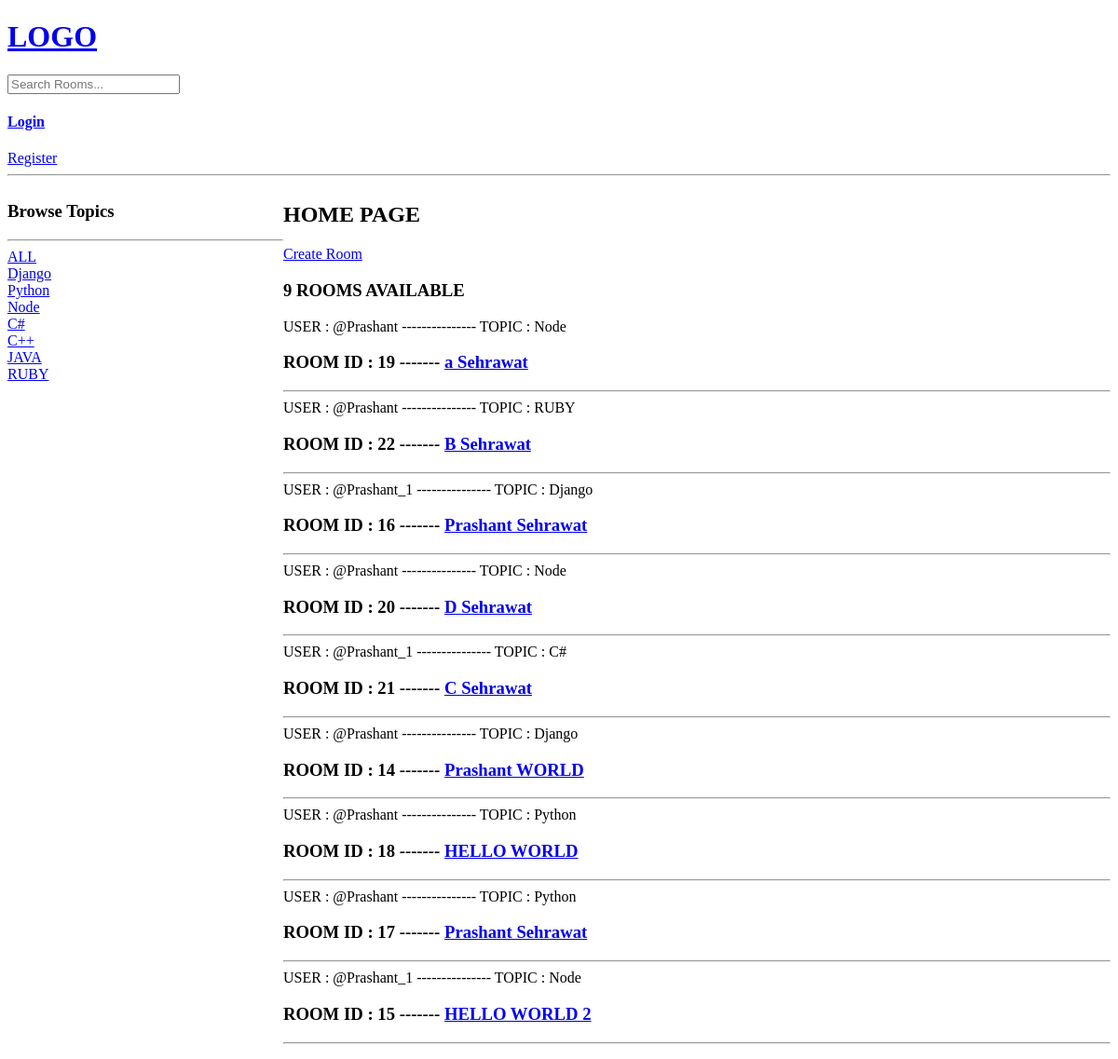
Before: / with the older database file.
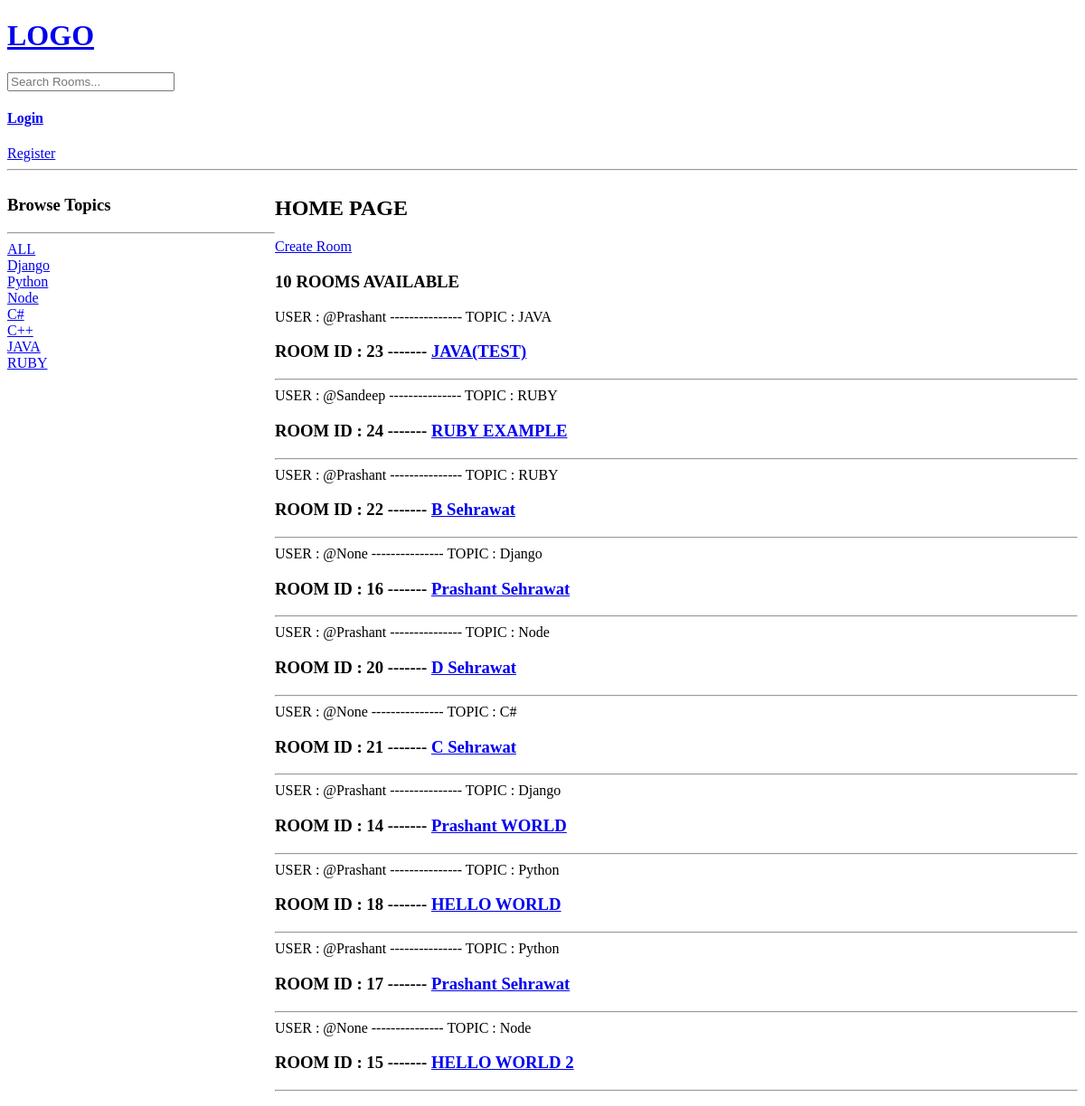
After: the same page with the newer database file.
### base/models.py (models this page shows, shortened)
class Topic(models.Model):
    name=models.CharField(max_length=200)
    def __str__(self):
        return self.name

class Room(models.Model):
    host=models.ForeignKey(User,on_delete=models.SET_NULL , null=True)
    name=models.CharField(max_length=20)
    topic=models.ForeignKey(Topic ,on_delete=models.CASCADE,null=True)
    participant=models.ManyToManyField(User , related_name="participant")
    description=models.TextField(null=True,blank=True)
    created_at=models.DateTimeField(auto_now_add=True)
    updated_at=models.DateTimeField(auto_now=True)
    class Meta:
        ordering=['-updated_at','created_at']

### base/views.py (the view)
# urls.py: path('',home,name="home"),
def home(request):
    q = request.GET.get('q') if request.GET.get('q') !=None else ''
    rooms=Room.objects.filter(Q(topic__name__icontains=q) | Q(name__icontains=q) | Q(description__icontains=q))
    topic=Topic.objects.all()
    room_count=rooms.count()
    context={'rooms':rooms,
             'topic':topic,
             'room_count':room_count,}
    return render(request ,'base/home.html',context)

### base/templates/base/home.html (shortened to what this page needs)
{% extends 'main.html' %}
{% block content %}
<div class="home-container">
     <div>
        <h3>Browse Topics</h3>
         <hr>
         <div>
            <a href="{% url 'home' %}">ALL</a>
         </div>
        {% for t in topic %}
         <div>
            <a href="{% url 'home' %}?q={{t.name}}">{{t.name}}</a>
         </div>
        {% endfor %}
     </div>
     <div>
  <h2>HOME PAGE</h2>
  <a href="{% url 'Create-Room' %}">Create Room</a>
   {% if room_count > 1 %}
   <h3>{{room_count}} ROOMS AVAILABLE</h3>
   {% else%}
    <h3>{{room_count}} ROOM AVAILABLE</h3>
   {% endif %}
 {% for room in rooms %}
  <div>
   <span>USER : @{{room.host}} ---------------</span>
   <span>TOPIC : {{room.topic}}</span>
   <h3>ROOM ID : {{room.id}}  ------- <a href="{% url 'room' room.id %}">{{room.name}}</a></h3>
   <hr>
  </div>
 {% endfor %}
     </div>
</div>
{% endblock content %}

### templates/main.html (shortened to what this page needs)
<!DOCTYPE html>
<html lang="en">
<head>
</head>
<body>
    {% include 'navbar.html' %}
    {% block content %}
    {% endblock content %}
</body>
</html>

### templates/navbar.html
<h1><a href="/">
    LOGO
</a></h1>
<form action="{% url 'home' %}" method="get">
    <input name="q" type="text" placeholder="Search Rooms...">
</form>
{% if request.user.is_authenticated %}
<h3>Hello {{user.username}}</h3>
<h4><a href="{% url 'User-logout' %}">Logout</a></h4>
{% else %}
<h4><a href="{% url 'User-login' %}">Login</a></h4>
{% endif %}
<a href="{% url 'User-register' %}">Register</a>
<hr>

### base/templates/base/home.html (style rules this page uses)
.home-container { display: grid; grid-template-columns: 1fr 3fr; }

Changed rows visible on the page:
removed Room: host "Prashant", topic "Node", id "19", name "a Sehrawat"
added Room: host "Prashant", topic "JAVA", id "23", name "JAVA(TEST)"
added Room: host "Sandeep", topic "RUBY", id "24", name "RUBY EXAMPLE"
changed Room id 16: host "Prashant_1" → "None"
changed Room "C Sehrawat": host "Prashant_1" → "None"
changed Room "HELLO WORLD 2": host "Prashant_1" → "None"
Other visible differences:
{{ room_count }}: "9" → "10"
